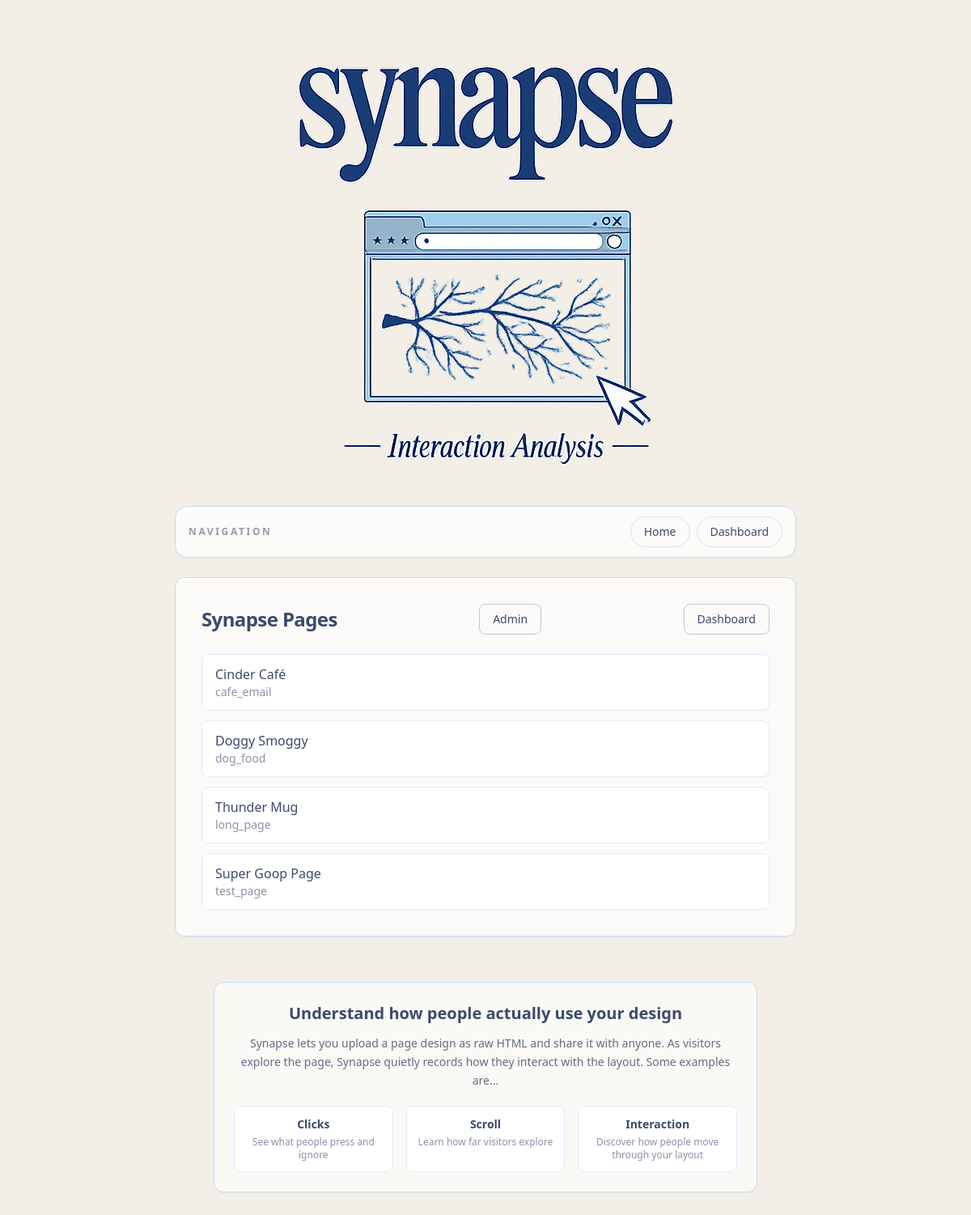
The page / on the database its author committed.
### base/models.py (models this page shows, shortened)
class Page(models.Model):
    slug = models.SlugField(unique=True)
    title = models.CharField(max_length=200, blank=True)
    raw_html = models.TextField(blank=True, default="")  # <- add this
    is_active = models.BooleanField(default=True)
    created_at = models.DateTimeField(auto_now_add=True)

### base/views.py (the view)
# urls.py: path("", views.page_list, name="page_list"),
@require_GET
def page_list(request):
    pages = Page.objects.filter(is_active=True).order_by("slug")
    return render(request, "base/page_list.html", {"pages": pages})

### base/templates/base/page_list.html
{% extends "base.html" %}
{% block content %}
    <div class="flex items-center justify-between mb-6">
      <h1 class="text-2xl font-semibold tracking-tight">Synapse Pages</h1>
      <a
        target="_blank"
        href="/admin/"
        class="text-sm border border-synapse-blue/30 px-4 py-2 rounded-lg hover:bg-synapse-blue hover:text-white transition"
      >
        Admin
      </a>
      <a
        target="_blank"
        href="{% url 'dashboard_home' %}"
        class="text-sm border border-synapse-blue/30 px-4 py-2 rounded-lg hover:bg-synapse-blue hover:text-white transition"
      >
        Dashboard
      </a>
    </div>
    <ul class="space-y-3">
      {% for p in pages %}
      <li>
        <a
          href="{% url 'page_detail' p.slug %}"
          class="block rounded-lg border border-blue-100 bg-white px-4 py-3 hover:border-synapse-blue hover:shadow-sm transition"
        >
          <div class="font-medium">
            {{ p.title|default:p.slug }}
          </div>
          <div class="text-sm text-synapse-blue/60">
            {{ p.slug }}
          </div>
        </a>
      </li>
      {% empty %}
      <li class="text-center text-synapse-blue/60 py-6">
        No pages yet.
      </li>
      {% endfor %}
    </ul>
{% endblock %}
{% block footer %}
<div class="mt-14 max-w-2xl">
  <div class="rounded-xl border border-blue-200 bg-white/60 backdrop-blur p-6 shadow-sm">
    <h2 class="text-xl font-semibold text-synapse-blue mb-3 text-center">
      Understand how people actually use your design
    </h2>
    <p class="text-sm text-synapse-blue/80 leading-relaxed text-center mb-5">
      Synapse lets you upload a page design as raw HTML and share it with anyone.
      As visitors explore the page, Synapse quietly records how they interact with the layout. Some examples are...
    </p>
    <div class="grid grid-cols-3 gap-4 text-center text-sm">
      <div class="rounded-lg border border-blue-100 bg-white p-3">
        <div class="text-synapse-blue font-semibold">Clicks</div>
        <div class="text-synapse-blue/60 text-xs mt-1">
          See what people press and ignore
        </div>
      </div>
      <div class="rounded-lg border border-blue-100 bg-white p-3">
        <div class="text-synapse-blue font-semibold">Scroll</div>
        <div class="text-synapse-blue/60 text-xs mt-1">
          Learn how far visitors explore
        </div>
      </div>
      <div class="rounded-lg border border-blue-100 bg-white p-3">
        <div class="text-synapse-blue font-semibold">Interaction</div>
        <div class="text-synapse-blue/60 text-xs mt-1">
          Discover how people move through your layout
        </div>
      </div>
    </div>
  </div>
</div>
{% endblock %}

### rows shown on the page
Page: title "Cinder Café", slug "cafe_email"
Page: title "Doggy Smoggy", slug "dog_food"
Page: title "Thunder Mug", slug "long_page"
Page: title "Super Goop Page", slug "test_page"
